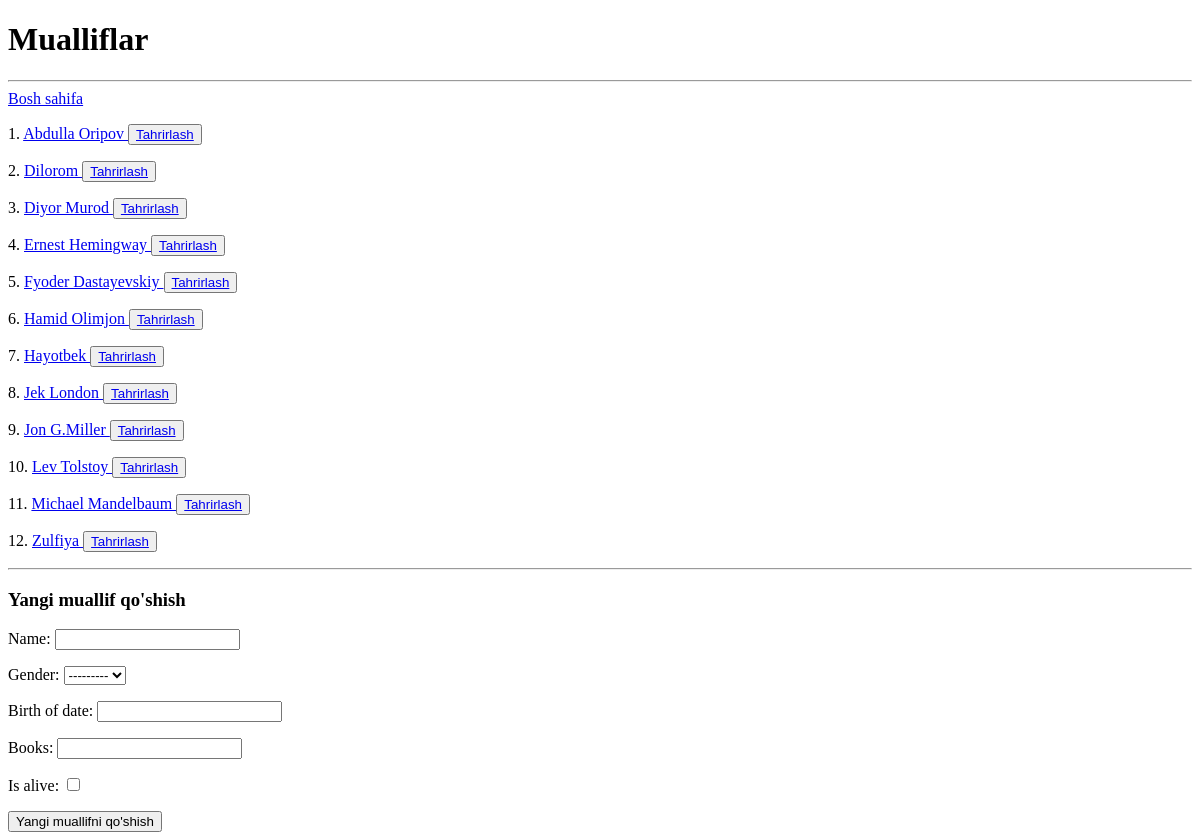
The page /mualliflar/ on the database as committed earlier.
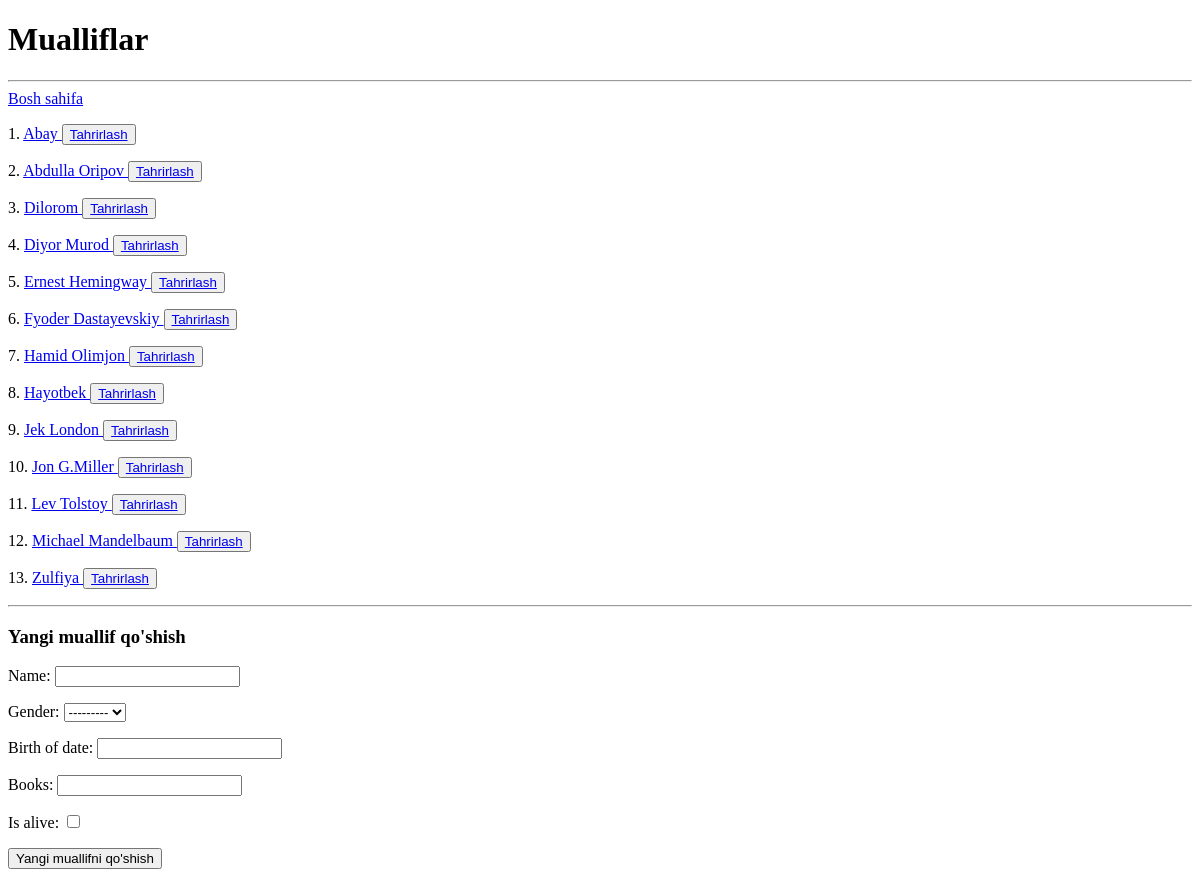
The same page on the database as committed later.
### main/models.py (models this page shows, shortened)
class Author(models.Model):
    class GENDER_CHOICES(models.TextChoices):
        ERKAK = 'Erkak', 'Erkak'
        AYOL = 'Ayol', 'Ayol'
    name = models.CharField(max_length=100)
    gender = models.CharField(choices=GENDER_CHOICES.choices, max_length=10, blank=True, null=True)
    birth_of_date = models.DateField(null=True, blank=True)
    books = models.PositiveSmallIntegerField(blank=True, null=True)
    is_alive = models.BooleanField(default=False)

### main/views.py (the view)
# urls.py: path('mualliflar/', mualliflar_view, name='mualliflar'),
def mualliflar_view(request):
    form = AuthorForm()
    if request.method == 'POST':
        form = AuthorForm(request.POST)
        if form.is_valid():
            form.save()
        return redirect('mualliflar')
    mualliflar = Author.objects.order_by('name')
    context = {
        'mualliflar': mualliflar,
        'form': form
    }
    return render(request, 'mualliflar.html', context)

### main/forms.py
class AuthorForm(forms.ModelForm):
    class Meta:
        model = Author
        fields = '__all__'

### templates/mualliflar.html (shortened to what this page needs)
<!DOCTYPE html>
<html lang="uz">
<head>
</head>
<body>
    <h1>Mualliflar</h1>
    <hr>
    <a href="/">Bosh sahifa</a>
    {% for muallif in mualliflar %}
        <p>{{ forloop.counter }}.
            <a href="/mualliflar/{{ muallif.id }}/">
                {{ muallif.name }}
            </a>
            <button>
                <a href="{% url 'muallif-update' muallif.id %}">Tahrirlash</a>
            </button>
        </p>
    {% endfor %}
    <hr>
    <h3>Yangi muallif qo'shish</h3>
    <form method="post">
        {{ form.as_p }}
        <button type="submit">Yangi muallifni qo'shish</button>
    </form>
</body>
</html>

Rows that differ between the two databases and show on the page:
added Author: name "Abay"
